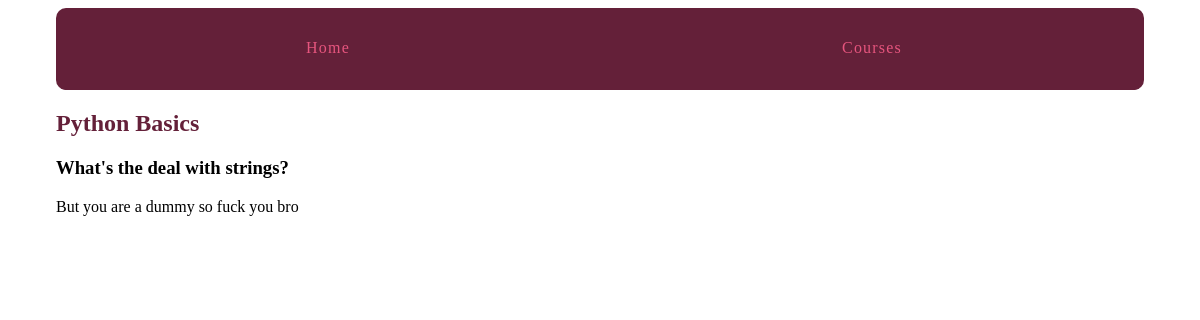
The page /courses/1/1/ on the database its author committed.
### courses/models.py (models this page shows, shortened)
class Step(models.Model):
    title = models.CharField(max_length=255)
    description = models.TextField()
    order = models.IntegerField(default=0)
    course = models.ForeignKey(Course, on_delete=models.CASCADE)
    content = models.TextField(blank=True, default='')
    class Meta:
        ordering = ['order', ]

class Course(models.Model):
    created_at = models.DateTimeField(auto_now_add=True)
    title = models.CharField(max_length=255)
    description = models.TextField(max_length=1000)

### courses/views.py (the view)
# urls.py: url(r"(?P<course_pk>\d+)/(?P<step_pk>\d+)/$", views.step_detail, name="steps"),
def step_detail(request, course_pk, step_pk):
    step = get_object_or_404(Step, course_id=course_pk, pk=step_pk)
    return render(request, 'courses/step_detail.html', {'step':step})

### courses/templates/courses/step_detail.html (shortened to what this page needs)
{% extends "layout.html" %}
{% block content %}
<article>
    <h2>
        <a href="{%url 'courses:detail' pk=step.course.pk%}">
        {{ step.course.title}}
        </a>
    </h2>
    <h3>
        {{ step.title}}
    </h3>
    {{ step.content|linebreaks }}
</article>
{% endblock %}

### assets/css/layout.css (style rules this page uses)
html { box-sizing: border-box; }
*, *::after, *::before { box-sizing: inherit; }
article h2 a, article h3 a { color: #642039; text-decoration: none; }

### rows shown on the page
Step: course "Python Basics", title "What's the deal with strings?", content "But you are a dummy so fuck you bro"
